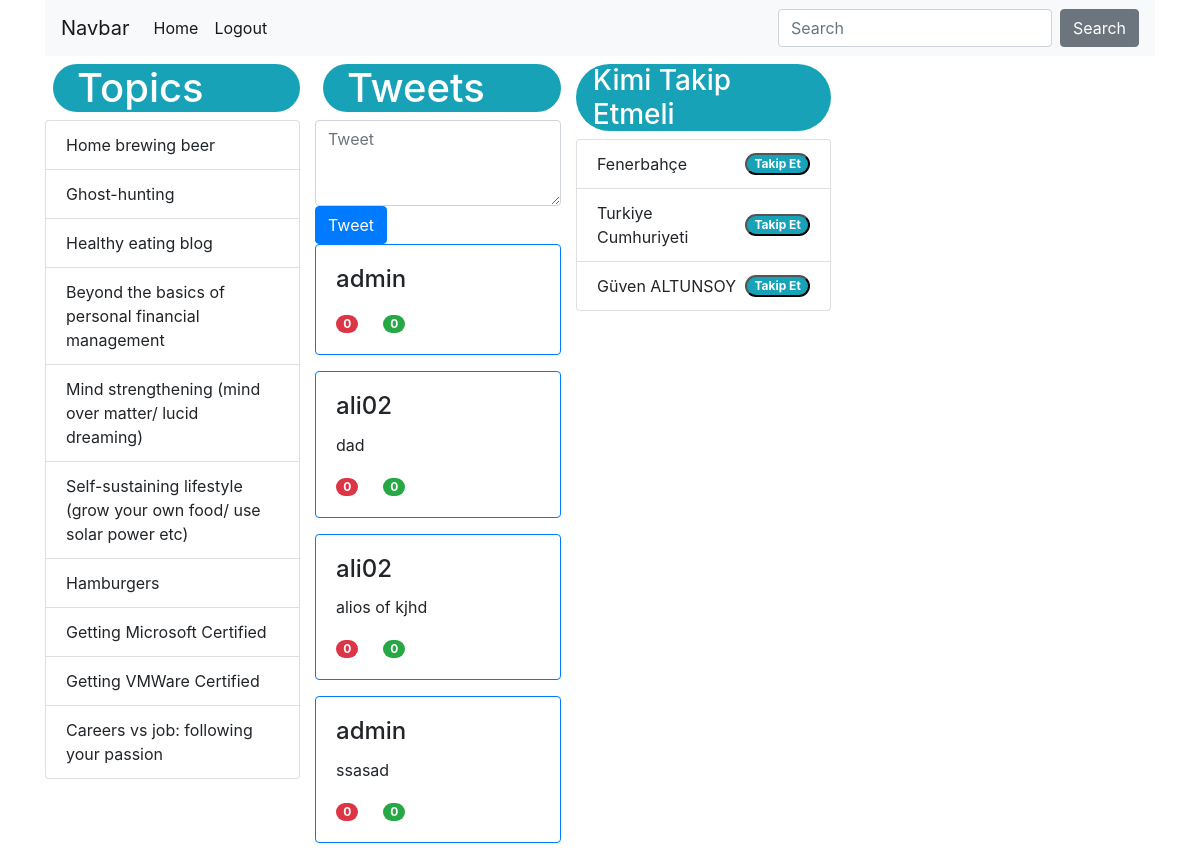
The app's page / (signed in) with its own data.
### user_profile/models.py (models this page shows)
class Topics(models.Model):
    topic = models.CharField(max_length=300, blank=False)

### tweet/models.py (models this page shows)
class Tweet(models.Model):
    user_id = models.ForeignKey(
      User, on_delete=models.CASCADE
    )
    post = models.CharField(max_length=240)
    like = models.PositiveIntegerField(default=0)
    retweet = models.PositiveIntegerField(default=0)
    created_date = models.DateTimeField(auto_now_add=True)
    updated_date = models.DateTimeField(auto_now=True)
    is_deleted = models.BooleanField(default=False)

### user_profile/views.py (the view)
# urls.py: path('', index),
def index(request):
    if request.user.is_authenticated:
        return get_tweet(request)
    return redirect('/login')

### tweet/views.py (called while the page is built)
def get_tweet(request):
    context = dict()
    context['last_topics'] = Topics.objects.all().order_by('-pk')[:10]
    context['tweets'] = Tweet.objects.order_by('-pk')
    return render(request, 'index.html', context)

### templates/index.html (shortened to what this page needs)
<!DOCTYPE html>
<html lang="en">
<head>
    <link rel="stylesheet" href="https://stackpath.bootstrapcdn.com/bootstrap/4.3.1/css/bootstrap.min.css"
>
</head>
<body>
    <div class="container">
        <div class="row-fluid">
            <nav class="navbar navbar-expand-lg navbar-light bg-light">
                <a class="navbar-brand" href="#">Navbar</a>
                <div class="collapse navbar-collapse" id="navbarColor03">
                    <ul class="navbar-nav mr-auto">
                        <li class="nav-item active">
                            <a class="nav-link" href="/">Home <span class="sr-only">(current)</span></a>
                        </li>
                        <li class="nav-item active">
                            <a class="nav-link" href="logout/">Logout</a>
                    </ul>
                    <form class="form-inline my-2 my-lg-0">
                        <input class="form-control mr-sm-2" type="text" placeholder="Search">
                        <button class="btn btn-secondary my-2 my-sm-0" type="submit">Search</button>
                    </form>
                </div>
            </nav>
        </div>
        <div class="row mt-2">
            <div class="col-3">
                <h1 class="ml-2 badge-info badge-pill">Topics</h1>
                <ul class="list-group">
                    {% for topic in last_topics %}
                    <li class="list-group-item d-flex justify-content-between align-items-center">
                        {{ topic.topic }}
                    </li>
                    {% endfor %}
                </ul>
            </div>
            <div class="col-6-fluid">
                <h1 class="ml-2 badge-info badge-pill">Tweets</h1>
                <form method="POST" action="/tweet/tweet-post/">
                    <textarea class="form-control" name="tweet" rows="3" placeholder="Tweet"></textarea>
                    <button class="btn btn-primary" type="submit">Tweet</button>
                </form>
                {% for tweet in tweets %}
                <div class="card border-primary mb-3">
                    <div class="card-body">
                        <h4 class="card-title">{{ tweet.user_id }}</h4>
                        <p class="card-text"> {{ tweet.post }}</p>
                        <a href="#" class="badge card-link badge-pill badge-danger">{{ tweet.like }}</a>
                        <a href="#" class="badge card-link badge-success badge-pill">{{ tweet.retweet }}</a>
                    </div>
                </div>
                {% endfor %}
            </div>
            <div class="col-3">
                <h3 class="badge-info badge-pill">
                    Kimi Takip Etmeli
                </h3>
                <ul class="list-group">
                    <li class="list-group-item d-flex justify-content-between align-items-center">
                        Fenerbahçe
                        <button class="badge badge-info badge-pill">Takip Et</button>
                    </li>
                    <li class="list-group-item d-flex justify-content-between align-items-center">
                        Turkiye Cumhuriyeti
                        <button class="badge badge-info badge-pill">Takip Et</button>
                    </li>
                    <li class="list-group-item d-flex justify-content-between align-items-center">
                        Güven ALTUNSOY
                        <button class="badge badge-info badge-pill">Takip Et</button>
                    </li>
                </ul>
            </div>
        </div>
    </div>
</body>
</html>

### records on screen
Topics: topic "Home brewing beer"
Topics: topic "Ghost-hunting"
Topics: topic "Healthy eating blog"
Topics: topic "Beyond the basics of personal financial management"
Topics: topic "Mind strengthening (mind over matter/ lucid dreaming)"
Topics: topic "Self-sustaining lifestyle (grow your own food/ use solar power etc)"
Topics: topic "Hamburgers"
Topics: topic "Getting Microsoft Certified"
Topics: topic "Getting VMWare Certified"
Topics: topic "Careers vs job: following your passion"
Tweet: user_id "admin", like "0", retweet "0"
Tweet: user_id "ali02", post "dad", like "0", retweet "0"
Tweet: user_id "ali02", post "alios of kjhd", like "0", retweet "0"
Tweet: user_id "admin", post "ssasad", like "0", retweet "0"
